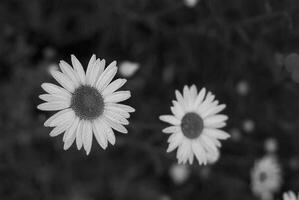
#> input picture lab3/imge.jpg, 299 x 200 px
$ python segmentation.py
#> lines starting #> are read from the running program, lines starting #| are printed output that depends on the picture; after the words box and inside, x2 and y2 are one past the last pixel; in counts of white or black regions, pixels touching at a corner belong together
import numpy as np
import cv2 as cv
from matplotlib import pyplot as plt

img = cv.imread('imge.jpg')
#> img is the input picture: shape (200, 299, 3); min 0, max 224, mean 57.5
assert img is not None, "file could not be read, check with os.path.exists()"
gray = cv.cvtColor(img,cv.COLOR_BGR2GRAY)
ret, thresh = cv.threshold(gray,0,255,cv.THRESH_BINARY_INV+cv.THRESH_OTSU)
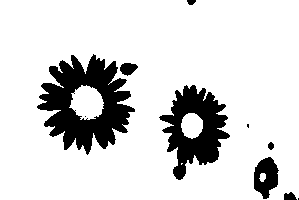
#> thresh: shape (200, 299); 84.2% white; 10 black regions (3 under 20 px), largest, box (x1, y1, x2, y2) and area: (37, 54, 135, 155) 5141, (159, 85, 230, 180) 3302, (254, 157, 279, 199) 690
#> ret = 105
